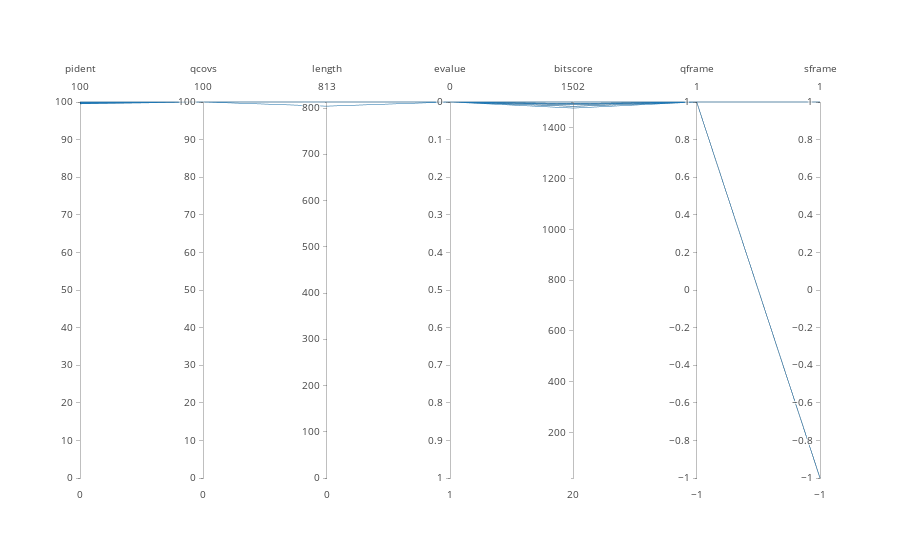

Notebook source saved alongside this figure:
### Code cell
from plotly.offline import init_notebook_mode, plot, iplot
import plotly.graph_objs as go

data = [
    go.Parcoords(
        dimensions = list([
            dict(range = [0,100],
                 label = 'pident', values = blast_results['pident']),
            dict(range = [0,100],
                 label = 'qcovs', values = blast_results['qcovs']),
            dict(range = [0,blast_results['length'].max()],
                 label = 'length', values = blast_results['length']),
            dict(range = [1,0],
                 label = 'evalue', values = blast_results['evalue']),
            dict(range = [20,blast_results.bitscore.max()],
                 label = 'bitscore', values = blast_results['bitscore']),
            dict(range = [-1,1],
                 label = 'qframe', values = blast_results['qframe']),
            dict(range = [-1,1],
                 label = 'sframe', values = blast_results['sframe']),
        ])
    )
]

init_notebook_mode(connected=True)
iplot(data, filename = 'blast_results_fig')

### Figure 1 — Plotly figure (JSON) as saved in the notebook; plotly's stock layout.template omitted (floating-point values rounded to 4 significant figures)
{"data": [{"dimensions": [{"label": "pident", "range": [0, 100], "values": [100, 100, 100, 100, 100, 100, 100, 100, 100, 100, 100, 100, 100, 100, 100, 100, 100, 100, 100, 100, 100, 100, 100, 100, 100, 100, 100, 100, 100, 100, 100, 100, 99.88, 99.88, 99.88, 99.88, 99.88, 99.75, 99.75, 99.75, 99.75, 99.75, 99.75, 99.75, 99.75, 99.75, 99.75, 99.75, 99.75, 99.75, 99.75, 99.75, 99.75, 99.75, 99.75, 99.75, 99.75, 99.75, 99.75, 99.75, 99.75, 99.75, 99.75, 99.75, 99.75, 99.75, 99.75, 99.75, 99.75, 99.75, 99.75, 99.75, 99.75, 99.75, 99.75, 99.75, 99.75, 99.51, 99.75, 99.63, 99.63]}, {"label": "qcovs", "range": [0, 100], "values": [100, 100, 100, 100, 100, 100, 100, 100, 100, 100, 100, 100, 100, 100, 100, 100, 100, 100, 100, 100, 100, 100, 100, 100, 100, 100, 100, 100, 100, 100, 100, 100, 100, 100, 100, 100, 100, 100, 100, 100, 100, 100, 100, 100, 100, 100, 100, 100, 100, 100, 100, 100, 100, 100, 100, 100, 100, 100, 100, 100, 100, 100, 100, 100, 100, 100, 100, 100, 100, 100, 100, 100, 100, 100, 100, 100, 100, 100, 100, 100, 100]}, {"label": "length", "range": [0, 813], "values": [813, 813, 813, 813, 813, 813, 813, 813, 813, 813, 813, 813, 813, 813, 813, 813, 813, 813, 813, 813, 813, 813, 804, 813, 813, 813, 813, 813, 813, 813, 813, 813, 813, 813, 813, 813, 813, 813, 813, 813, 813, 813, 813, 813, 813, 813, 813, 813, 813, 813, 813, 813, 813, 813, 813, 813, 813, 813, 813, 813, 813, 813, 813, 813, 813, 813, 813, 813, 813, 813, 813, 813, 813, 813, 813, 813, 813, 813, 813, 813, 813]}, {"label": "evalue", "range": [1, 0], "values": [0, 0, 0, 0, 0, 0, 0, 0, 0, 0, 0, 0, 0, 0, 0, 0, 0, 0, 0, 0, 0, 0, 0, 0, 0, 0, 0, 0, 0, 0, 0, 0, 0, 0, 0, 0, 0, 0, 0, 0, 0, 0, 0, 0, 0, 0, 0, 0, 0, 0, 0, 0, 0, 0, 0, 0, 0, 0, 0, 0, 0, 0, 0, 0, 0, 0, 0, 0, 0, 0, 0, 0, 0, 0, 0, 0, 0, 0, 0, 0, 0]}, {"label": "bitscore", "range": [20, 1502], "values": [1502, 1502, 1502, 1502, 1502, 1502, 1502, 1502, 1502, 1502, 1502, 1502, 1502, 1502, 1502, 1502, 1502, 1502, 1502, 1502, 1502, 1502, 1485, 1502, 1502, 1502, 1502, 1502, 1502, 1502, 1502, 1502, 1496, 1496, 1496, 1496, 1495, 1491, 1491, 1491, 1491, 1491, 1491, 1491, 1491, 1491, 1491, 1491, 1491, 1491, 1491, 1491, 1491, 1491, 1491, 1491, 1491, 1491, 1491, 1491, 1491, 1491, 1491, 1491, 1491, 1491, 1491, 1491, 1491, 1491, 1491, 1491, 1491, 1491, 1491, 1491, 1491, 1478, 1491, 1485, 1485]}, {"label": "qframe", "range": [-1, 1], "values": [1, 1, 1, 1, 1, 1, 1, 1, 1, 1, 1, 1, 1, 1, 1, 1, 1, 1, 1, 1, 1, 1, 1, 1, 1, 1, 1, 1, 1, 1, 1, 1, 1, 1, 1, 1, 1, 1, 1, 1, 1, 1, 1, 1, 1, 1, 1, 1, 1, 1, 1, 1, 1, 1, 1, 1, 1, 1, 1, 1, 1, 1, 1, 1, 1, 1, 1, 1, 1, 1, 1, 1, 1, 1, 1, 1, 1, 1, 1, 1, 1]}, {"label": "sframe", "range": [-1, 1], "values": [1, 1, -1, -1, -1, 1, -1, 1, -1, 1, 1, 1, -1, 1, -1, -1, -1, -1, 1, 1, -1, -1, -1, 1, -1, 1, -1, 1, 1, -1, -1, -1, -1, -1, -1, 1, 1, 1, -1, 1, -1, -1, -1, 1, -1, 1, 1, 1, -1, 1, -1, -1, 1, 1, -1, -1, 1, 1, 1, -1, 1, -1, 1, -1, 1, -1, -1, 1, 1, 1, 1, -1, -1, -1, -1, -1, 1, 1, 1, -1, 1]}], "type": "parcoords", "uid": "ab3290b8-e696-46b6-87ad-ec1759dcba8d"}], "layout": {}}
